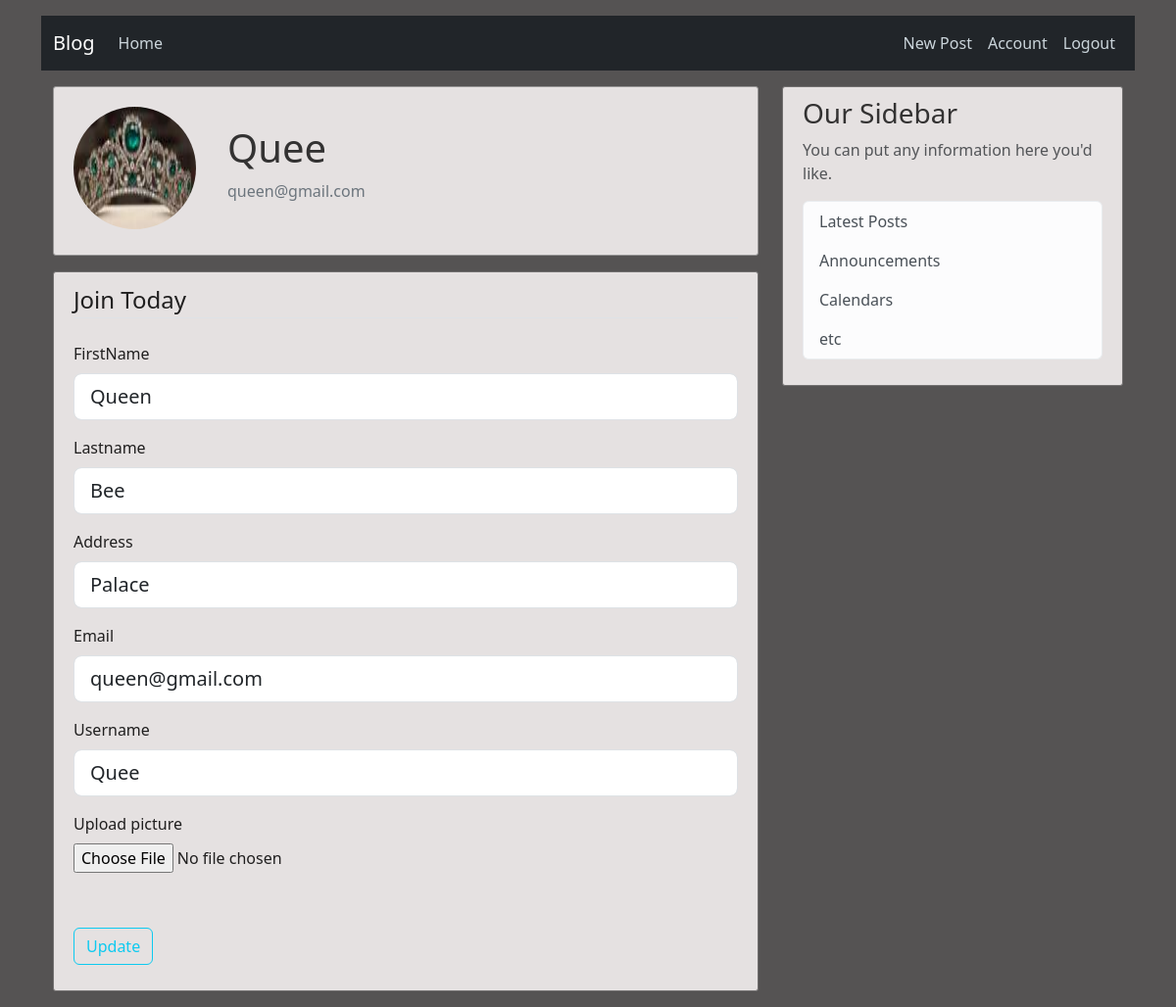
The app's page /account (signed in) with its own data.
### blog/models.py (models this page shows, shortened)
class User(db.Model, UserMixin):
    id = db.Column(db.Integer, primary_key=True)
    firstname = db.Column(db.String(20), unique=False, nullable=False)
    lastname = db.Column(db.String(20), unique=False, nullable=False)
    email = db.Column(db.String(20), unique=True, nullable=False)
    username = db.Column(db.String(20), unique=True, nullable=False)
    image_file = db.Column(db.String(20), nullable=False, default='default.jpg')
    password = db.Column(db.String(20), nullable=False)
    address= db.Column(db.String(20), nullable=False)
    posts = db.relationship('Post', backref='author', lazy=True)

### blog/routes.py (the view)
@app.route('/account', methods=['GET', 'POST'])
@login_required
def account():
    form=UpdateAccountForm()
    if form.validate_on_submit():
        if form.picture.data:
            picture_file = save_picture(form.picture.data)
            current_user.image_file = picture_file
        current_user.firstname = form.firstname.data
        current_user.lastname = form.lastname.data
        current_user.address = form.address.data
        current_user.email = form.email.data
        current_user.username = form.username.data
        db.session.commit()
        flash('Your account has been updated.', 'success')
        return redirect(url_for('account'))
    elif request.method == 'GET':
        form.firstname.data = current_user.firstname
        form.lastname.data = current_user.lastname
        form.address.data = current_user.address
        form.email.data = current_user.email
        form.username.data = current_user.username
    image_file = url_for('static', filename='profile_pics/' + current_user.image_file)
    return render_template('account.html', title='Account',
                           image_file=image_file, form=form)

### blog/forms.py (shortened to what this page needs)
class UpdateAccountForm(FlaskForm):
    firstname = StringField('FirstName',
                            validators=[DataRequired(), Length(min=2, max=20)])
    lastname = StringField('Lastname',
                           validators=[DataRequired(), Length(min=2, max=20)])
    picture = FileField('Upload picture',
                        validators=[FileAllowed(['jpg', 'png'])])
    email = StringField('Email',
                        validators=[DataRequired(), Email()])
    username = StringField('Username',
                           validators=[DataRequired(), Length(min=2, max=20)])
    address = StringField('Address',
                          validators=[DataRequired()])
    submit = SubmitField('Update')

### blog/models.py (called while the page is built)
@login_manager.user_loader
def load_user(user_id):
    return User.query.get(int(user_id))

### blog/templates/account.html (shortened to what this page needs)
{% extends 'main.html' %}
{% block content %}
    <div class="sticky-header__container my-3">
        <div class="sticky-header__user-container">
            <div class="sticky-header__avtar">
                <img class="rounded-circle account-img" src="{{ image_file }}">
            </div>
            <div class="sticky-header__user-detail">
                <h2 class="account-heading">{{ current_user.username }}</h2>
                <p class="text-secondary">{{ current_user.email }}</p>
            </div>
        </div>
    </div>
    <div class="content-section my-3">
        <form method="POST" action="" enctype="multipart/form-data">
          <fieldset class="form-group">
            <legend class="border-bottom mb-4">Join Today</legend>
            <div class="form-group">
              {{ form.firstname.label(class="form-control-label") }}
              {% if form.firstname.errors %}
                  {{ form.firstname(class="form-control form-control-lg is-invalid") }}
                    <div class="invalid-feedback">
                      {% for error in form.firstname.errors %}
                          <span>{{ error }}</span>
                      {% endfor %}
                    </div>
              {% else %}
                  {{ form.firstname(class="form-control form-control-lg") }}
              {% endif %}
            </div>
            <div class="form-group">
              {{ form.lastname.label(class="form-control-label") }}
              {% if form.lastname.errors %}
                  {{ form.lastname(class="form-control form-control-lg is-invalid") }}
                    <div class="invalid-feedback">
                      {% for error in form.lastname.errors %}
                          <span>{{ error }}</span>
                      {% endfor %}
                    </div>
              {% else %}
                  {{ form.lastname(class="form-control form-control-lg") }}
              {% endif %}
            </div>
            <div class="form-group">
              {{ form.address.label(class="form-control-label") }}
              {% if form.address.errors %}
                  {{ formaddresse(class="form-control form-control-lg is-invalid") }}
                    <div class="invalid-feedback">
                      {% for error in form.address.errors %}
                          <span>{{ error }}</span>
                      {% endfor %}
                    </div>
              {% else %}
                  {{ form.address(class="form-control form-control-lg") }}
              {% endif %}
            </div>
            <div class="form-group">
              {{ form.email.label(class="form-control-label") }}
              {% if form.email.errors %}
                  {{ form.email(class="form-control form-control-lg is-invalid") }}
                    <div class="invalid-feedback">
                      {% for error in form.email.errors %}
                          <span>{{ error }}</span>
                      {% endfor %}
                    </div>
              {% else %}
                  {{ form.email(class="form-control form-control-lg") }}
              {% endif %}
            </div>
            <div class="form-group">
              {{ form.username.label(class="form-control-label") }}
              {% if form.username.errors %}
                  {{ form.username(class="form-control form-control-lg is-invalid") }}
                    <div class="invalid-feedback">
                      {% for error in form.username.errors %}
                          <span>{{ error }}</span>
                      {% endfor %}
                    </div>
              {% else %}
                  {{ form.username(class="form-control form-control-lg") }}
              {% endif %}
            </div>
            <div class="form-group">
                {{ form.picture.label() }}
                {{ form.picture(class="form-control-file") }}
            </div>
      </fieldset>
      <br>
      <div class="form-group">
        {{ form.submit(class="btn btn-outline-info") }}
      </div>
        </form>
</div>
{% endblock content %}

### blog/static/main.css (style rules this page uses)
body { background: hsl(0, 1%, 33%); color: #201f1f; margin-top: 1rem; }
h1, h2, h3, h4, h5, h6 { color: #333232; }
.content-section { background-color: hsl(0, 7%, 89%); padding: 10px 20px; border: 1px solid #727070; border-radius: 3px; margin-top: 17px; margin-bottom: 20px; }
.account-img { height: 125px; width: 125px; margin-top: 10px; margin-right: 20px; margin-bottom: 16px; }
.account-heading { font-size: 2.5rem; }
.sticky-header__container { background-color: hsl(0, 7%, 89%); padding: 10px 20px; border: 1px solid #959494; border-radius: 3px; display: -ms-flexbox; display: flex; position: relative; -webkit-box-sizing: content-box; box-sizing: content-box; -ms-flex-align: center; align-items: center; -ms-flex-pack: justify; justify-content: space-between; max-width: 1024px; margin: 0 auto; gap: 10px; }
.sticky-header__user-container { display: -ms-flexbox; display: flex; -ms-flex-align: center; align-items: center; gap: 12px; }

### records on screen
User: username "Quee", email "queen@gmail.com", firstname "Queen", lastname "Bee", address "Palace"
